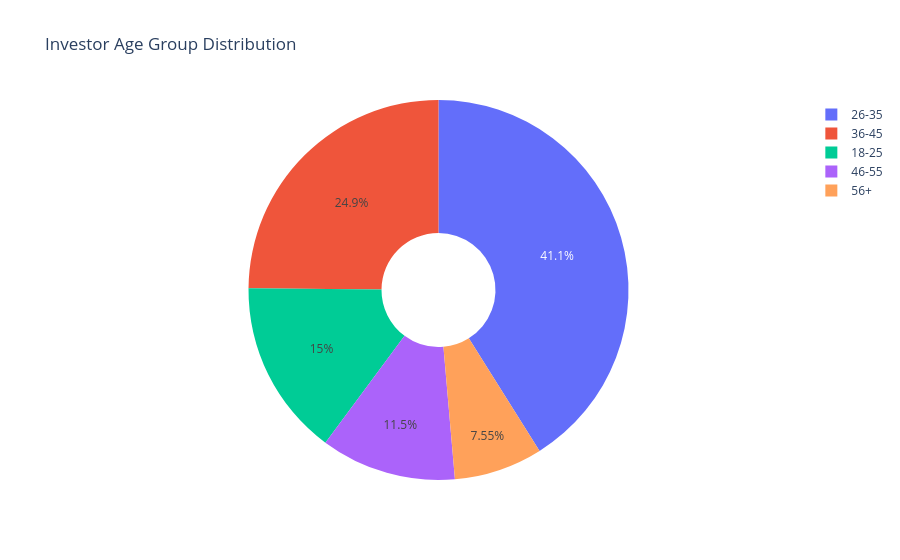
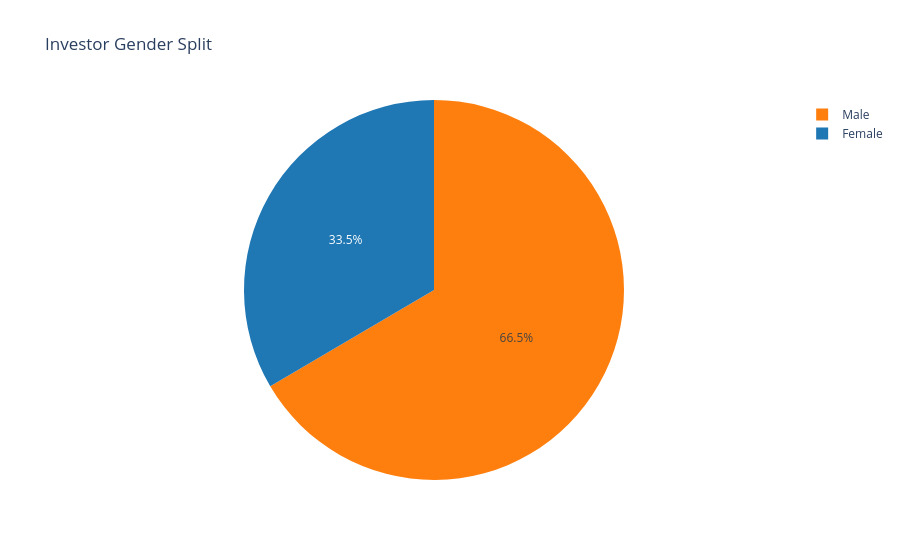

Notebook code for these charts, in order:
### Code cell
query_demo = """
SELECT age_group, gender, amount_inr, transaction_type 
FROM fact_transactions
"""
demo_df = pd.read_sql(query_demo, engine)

age_counts = demo_df['age_group'].value_counts().reset_index()
age_counts.columns = ['age_group', 'count']

fig_age = px.pie(
    age_counts, values='count', names='age_group', 
    title="Investor Age Group Distribution",
    hole=0.3
)
fig_age.show()
fig_age.write_image(export_dir / "age_distribution.png")

gender_counts = demo_df['gender'].value_counts().reset_index()
gender_counts.columns = ['gender', 'count']

fig_gender = px.pie(
    gender_counts, values='count', names='gender',
    title="Investor Gender Split",
    color_discrete_sequence=['#ff7f0e', '#1f77b4', '#2ca02c']
)
fig_gender.show()
fig_gender.write_image(export_dir / "gender_split.png")

sip_demo = demo_df[demo_df['transaction_type'] == 'SIP']

plt.figure(figsize=(10, 6))
sns.boxplot(
    data=sip_demo, 
    x='age_group', 
    y='amount_inr', 
    palette="Set2",
    order=['18-25', '26-35', '36-45', '46-55', '56+']
)
plt.title('SIP Amount Distribution by Age Group', fontsize=14)
plt.xlabel('Age Group')
plt.ylabel('SIP Amount (₹)')

plt.ylim(0, sip_demo['amount_inr'].quantile(0.95)) 
plt.tight_layout()
plt.ylim(0, 25000)
#plt.savefig(export_dir / "sip_boxplot_age.png", dpi=300) #this keeps all data but adds skewness
plt.show()

### Figure 1 — Plotly figure (JSON) as saved in the notebook; plotly's stock layout.template omitted (floating-point values rounded to 4 significant figures)
{"data": [{"domain": {"x": [0, 1], "y": [0, 1]}, "hole": 0.3, "hovertemplate": "age_group=%{label}<br>count=%{value}<extra></extra>", "labels": ["26-35", "36-45", "18-25", "46-55", "56+"], "legendgroup": "", "name": "", "showlegend": true, "type": "pie", "values": [13463, 8146, 4916, 3779, 2474]}], "layout": {"legend": {"tracegroupgap": 0}, "title": {"text": "Investor Age Group Distribution"}}}

### Figure 2 — Plotly figure (JSON) as saved in the notebook; plotly's stock layout.template omitted (floating-point values rounded to 4 significant figures)
{"data": [{"domain": {"x": [0, 1], "y": [0, 1]}, "hovertemplate": "gender=%{label}<br>count=%{value}<extra></extra>", "labels": ["Male", "Female"], "legendgroup": "", "name": "", "showlegend": true, "type": "pie", "values": [21809, 10969]}], "layout": {"legend": {"tracegroupgap": 0}, "piecolorway": ["#ff7f0e", "#1f77b4", "#2ca02c"], "title": {"text": "Investor Gender Split"}}}
